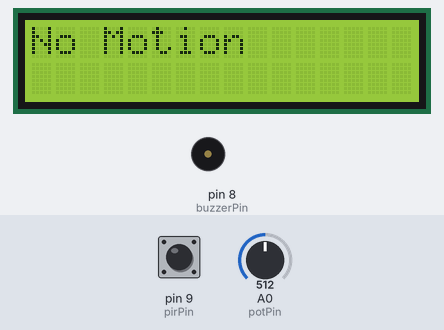
A sketch run on a simulated Arduino Uno, built with avr-gcc and run on an emulated ATmega328P. Shown: 16×2 character LCD, buzzer (waves = sounding, pin HIGH). The inputs (shaded band) are chosen by the test bench; at power-on: pin 9 (pirPin) LOW, A0 (potPin) = 512. What the sketch prints to the serial monitor is not drawn.

Above: at 1.2 s.
1.3 s: pin 9 (pirPin) driven HIGH
At 2.5 s:
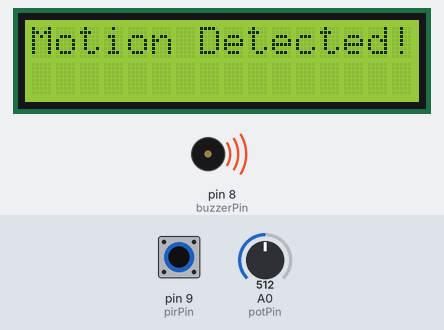
2.8 s: A0 (potPin) set to 320
5.8 s: A0 (potPin) set to 298
8.8 s: pin 9 (pirPin) driven LOW
At 10.1 s:
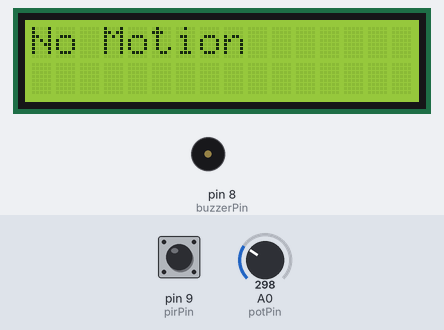
10.4 s: pin 9 (pirPin) pulsed HIGH 2 times (0.12 s each, 0.3 s apart)
At 10.58 s:
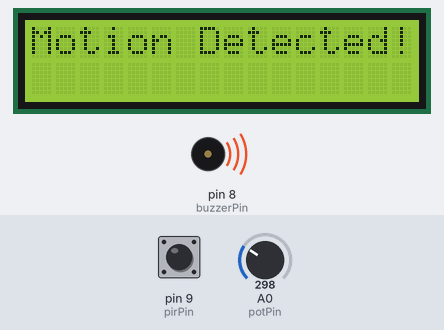
14.0 s: pin 9 (pirPin) pulsed HIGH 5 times (0.12 s each, 0.3 s apart)
At 16.9 s:
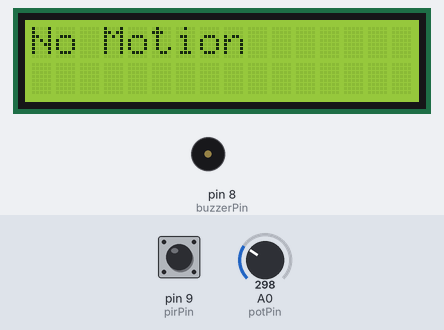
Timing chart, 0 to 18.4 s (numbered marks = the images above; inputs shaded):
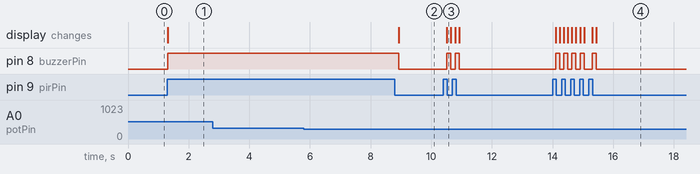

Measured:
- after the input at 1.3 s, pin 8 (buzzerPin): LOW → HIGH at once; the display: changes at once (image 1)
- after the input at 2.8 s, every drawn part: stays the same
- after the input at 5.8 s, every drawn part: stays the same
- after the input at 8.8 s, pin 8 (buzzerPin): HIGH → LOW after 0.12 s; the display: changes after 0.12 s (image 2)
- after the input at 10.4 s, pin 8 (buzzerPin): alternates HIGH for 0.13 s and LOW for 0.13 s, 4 changes in all, then stays LOW, starting after 0.12 s; the display: changes after 0.12 s (image 3)
- after the input at 14.0 s, pin 8 (buzzerPin): goes 3 × (HIGH 0.13 s, LOW 0.13 s), HIGH 0.13 s, LOW 0.27 s, HIGH 0.13 s, then LOW, starting after 0.11 s; the display: first changes after 0.11 s (image 4 shows a later state)

The sketch:

f.ino
```cpp
// Define LCD library
#include <LiquidCrystal.h>

// Define PIR sensor pin
const int pirPin = 9;

// Define potentiometer pin
const int potPin = A0;

// Define buzzer pin
const int buzzerPin = 8;

// Define LCD pins (RS, E, D4, D5, D6, D7)
LiquidCrystal lcd(12, 11, 5, 4, 3, 2);

// Variables to store sensor readings
int pirValue=0;
int potValue;

void setup() {
  // Initialize LCD with 16 columns and 2 rows
  lcd.begin(16, 2);
  lcd.print("Motion Detector");

  // Set PIR pin as input
  pinMode(pirPin, INPUT);

  // Set buzzer pin as output
  pinMode(buzzerPin, OUTPUT);

  // Initialize serial communication for debugging
  Serial.begin(9600);
  Serial.println("PIR Motion Detector with Potentiometer and Buzzer");
}

void loop() {
  // Read the value from the PIR sensor
  pirValue = digitalRead(pirPin);

  // Read the value from the potentiometer
  potValue = analogRead(potPin);

  // Map the potentiometer value to a delay range (adjust as needed)
  int delayTime = map(potValue, 0, 1023, 100, 200); // Delay between 0.1 to 2 seconds

  // Check if motion is detected
  if (pirValue == HIGH) {
    // Motion detected!
    lcd.clear();
    lcd.print("Motion Detected!");
    digitalWrite(buzzerPin, HIGH); // Turn on the buzzer

    // You can add more actions here when motion is detected

    Serial.println("Motion Detected!");
    Serial.println("Buzzer ON"); // Added serial output for debugging
  } else {
    // No motion detected
    lcd.clear();
    lcd.print("No Motion");
    digitalWrite(buzzerPin, LOW); // Turn off the buzzer

    Serial.println("No Motion");
    Serial.println("Buzzer OFF"); // Added serial output for debugging
  }

  // Small delay controlled by the potentiometer
  Serial.println(pirValue);
  delay(delayTime);
}
```
